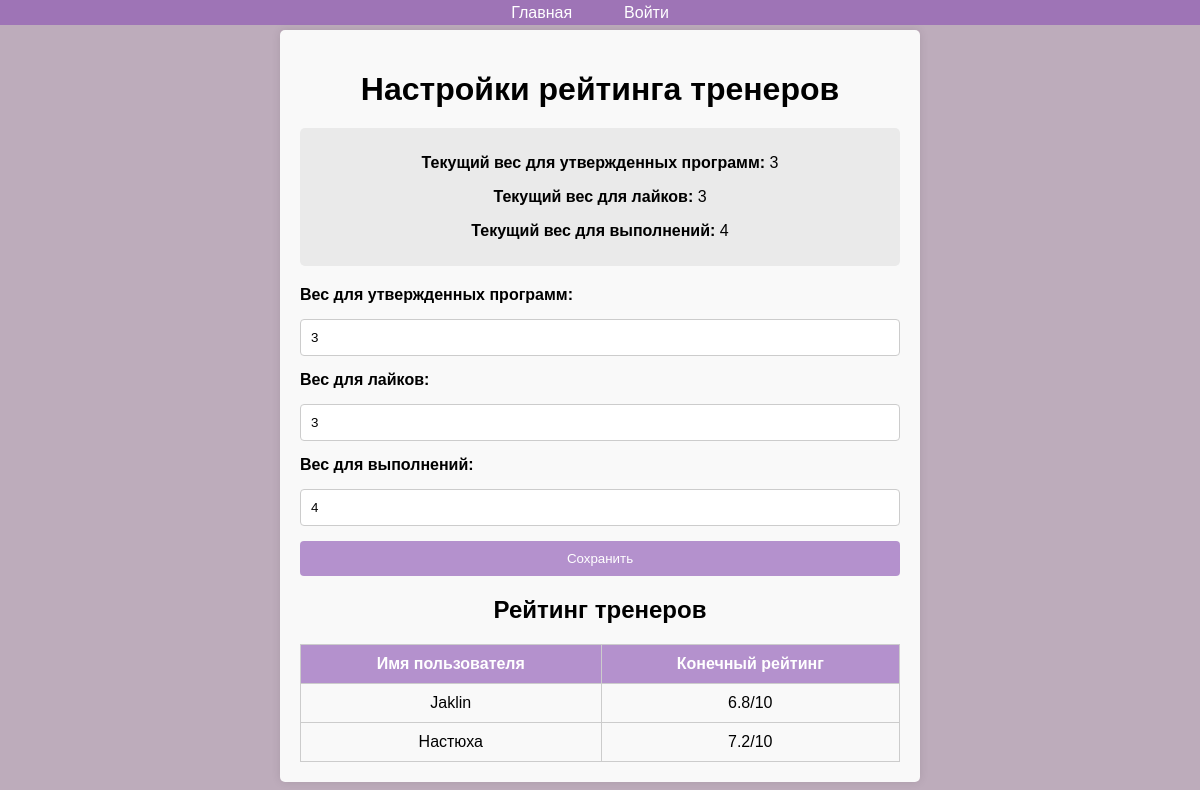
/admin_rating_weights.php, run on an earlier commit of the app's database.
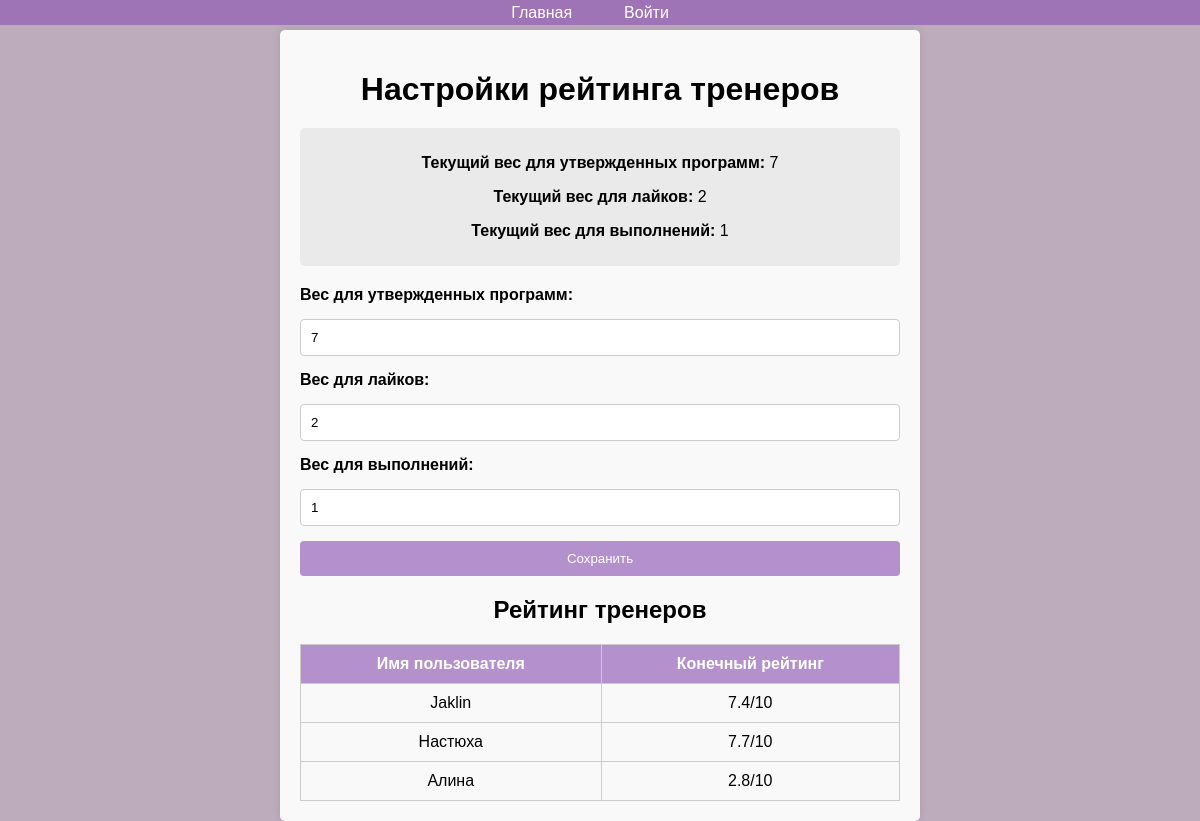
And on a later commit of the database.
### tables this page shows
CREATE TABLE `rating_weights` (
  `id` int(11) NOT NULL AUTO_INCREMENT,
  `approved_weight` float DEFAULT 4,
  `likes_weight` float DEFAULT 5,
  `execution_weight` float DEFAULT 1,
  PRIMARY KEY (`id`)
);

### admin_rating_weights.php (the view, shortened to what this page needs)
<?php
include 'navbar.php';
$query = "SELECT approved_weight, likes_weight, execution_weight FROM rating_weights WHERE id = 1";
$result = $conn->query($query);
if ($result && $result->num_rows > 0) {
    $weights = $result->fetch_assoc();
} else {
    $_SESSION['error_message'] = "Ошибка загрузки данных.";
    header("Location: admin_rating_weights.php");
    exit();
}
$trainer_query = "
    SELECT
        u.id AS trainer_id,
        u.username,
        COUNT(DISTINCT tl.id) AS total_likes,
        SUM(CASE WHEN t.status = 'approved' THEN 1 ELSE 0 END) AS approved_count,
        SUM(CASE WHEN t.status = 'rejected' THEN 1 ELSE 0 END) AS rejected_count,
        COUNT(te.id) AS total_executions
    FROM users u
    LEFT JOIN training_programs t ON u.id = t.created_by
    LEFT JOIN training_likes tl ON t.id = tl.training_id
    LEFT JOIN training_executions te ON t.id = te.training_id
    WHERE u.role_id = 3
    GROUP BY u.id
";
$trainer_result = $conn->query($trainer_query);
$trainers = [];
if ($trainer_result && $trainer_result->num_rows > 0) {
    while ($row = $trainer_result->fetch_assoc()) {
        $approved_total = $row['approved_count'] + $row['rejected_count'];
        $approval_ratio = $approved_total > 0 ? $row['approved_count'] / $approved_total : 0;
        $like_ratio = $approved_total > 0 ? $row['total_likes'] / $approved_total : 0;
        $execution_ratio = ($row['total_executions'] > 0) ? 1 : 0;
        $overall_rating = round(($approval_ratio * $weights['approved_weight'] + $like_ratio * $weights['likes_weight'] + $execution_ratio * $weights['execution_weight']), 1);
        $trainers[] = [
            'username' => $row['username'],
            'overall_rating' => $overall_rating
        ];
    }
}
?>
<!DOCTYPE html>
<html lang="ru">
<head>
</head>
<body>
<div class="container">
    <h1>Настройки рейтинга тренеров</h1>
    <div class="current-weights">
        <p><strong>Текущий вес для утвержденных программ:</strong> <?php echo htmlspecialchars($weights['approved_weight']); ?></p>
        <p><strong>Текущий вес для лайков:</strong> <?php echo htmlspecialchars($weights['likes_weight']); ?></p>
        <p><strong>Текущий вес для выполнений:</strong> <?php echo htmlspecialchars($weights['execution_weight']); ?></p>
    </div>
    <form method="POST" action="">
        <label for="approved_weight">Вес для утвержденных программ:</label>
        <input type="number" step="1" min="0" max="10" name="approved_weight" id="approved_weight" value="<?php echo htmlspecialchars($weights['approved_weight']); ?>" required>
        <label for="likes_weight">Вес для лайков:</label>
        <input type="number" step="1" min="0" max="10" name="likes_weight" id="likes_weight" value="<?php echo htmlspecialchars($weights['likes_weight']); ?>" required>
        <label for="execution_weight">Вес для выполнений:</label>
        <input type="number" step="1" min="0" max="10" name="execution_weight" id="execution_weight" value="<?php echo htmlspecialchars($weights['execution_weight']); ?>" required>
        <button type="submit">Сохранить</button>
    </form>
    <h2>Рейтинг тренеров</h2>
    <table>
        <thead>
            <tr>
                <th>Имя пользователя</th>
                <th>Конечный рейтинг</th>
            </tr>
        </thead>
        <tbody>
            <?php foreach ($trainers as $trainer): ?>
                <tr>
                    <td><?php echo htmlspecialchars($trainer['username']); ?></td>
                    <td><?php echo htmlspecialchars($trainer['overall_rating']); ?>/10</td>
                </tr>
            <?php endforeach; ?>
        </tbody>
    </table>
</div>
</body>
</html>

What changed in the data, as far as the page shows it:
changed rating_weights: approved_weight "3" → "7"; likes_weight "3" → "2"; execution_weight "4" → "1"
Also different on the page:
new list line: "Jaklin 7.4 /10"
new list line: "Настюха 7.7 /10"
new list line: "Алина 2.8 /10"
list line gone: "Jaklin 6.8 /10"
list line gone: "Настюха 7.2 /10"
